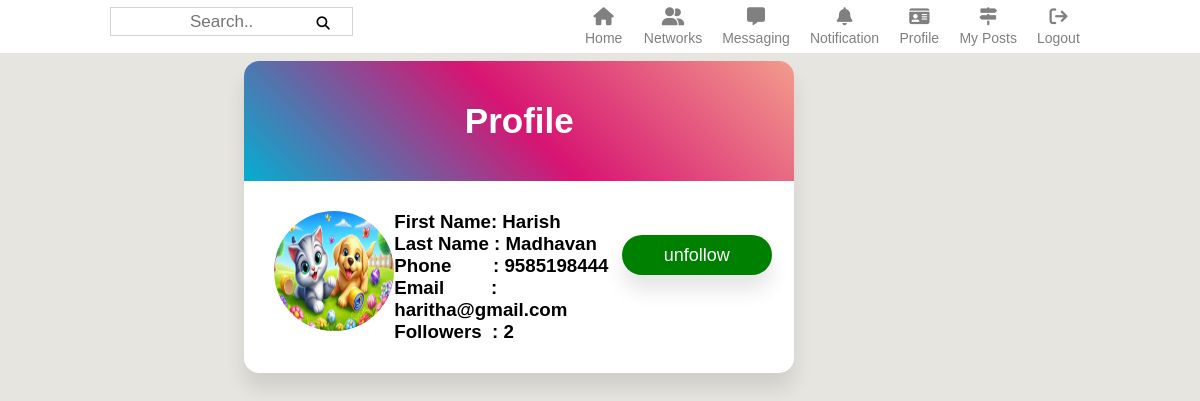
Page /profile?userid=haritha@gmail.com (signed in) on the committed database.
### tables this page shows
CREATE TABLE users(
        First_Name TEXT, 
        Last_Name TEXT,
        Phone_Number INTEGER ,
        Email TEXT PRIMARY KEY,
        Image TEXT,
        Password TEXT,
        User_Type TEXT);

### main.py (the view)
@app.route('/profile')
def profile():
    email = session['name']
    otherUser = False
    isFollowing = False
    if request.args.get('userid'):
        otherUserEmail = request.args.get('userid')
        if email != otherUserEmail:
            isFollowing = db.isFollowing(email,otherUserEmail)
            otherUser = True
            email = otherUserEmail
    img = db.get_user_img(email)
    details = db.get_user_details(email)
    followerCount = len(db.getMyFollowers(email))
    return render_template("index.html",name="profile",image = img,first = details[0],last = details[1],phone = details[2],email = details[3],followerCount = followerCount,otherUser = otherUser,isFollowing = isFollowing)

### database.py (called while the page is built)
  def get_user_details(self,email):
        c.execute(f"SELECT * FROM users WHERE Email = '{email}'")
        result = c.fetchone()
        return result

  def get_user_img(self,email):
    c.execute(f"SELECT Image FROM users WHERE Email = '{email}'")
    return c.fetchone()[0]

  def getMyFollowers(self,userId):
    c.execute(f"SELECT user from follow where following = ?",(userId,))
    restructureFollowers = []
    for i in c.fetchall():
        restructureFollowers.append(i[0])
    return restructureFollowers

  def isFollowing(self,userId,following):
    c.execute(f"SELECT * from follow where user = ? and following = ?",(userId,following))
    return c.fetchone()

### templates/index.html (shortened to what this page needs)
<!DOCTYPE html>
<html lang="en">
<head>
  <link rel="stylesheet" href="{{ url_for('static', filename='style.css') }}">
  <link rel="stylesheet" href="https://cdnjs.cloudflare.com/ajax/libs/font-awesome/5.15.4/css/all.min.css">
  <link rel="stylesheet" href="https://cdnjs.cloudflare.com/ajax/libs/font-awesome/6.1.1/css/all.min.css">
</head>
<body>
  <div class="header">
    <div class="search">
      <div class = "input-icons">
          <input class="input-field ord2" type="text" placeholder="Search.." name="search">
          <button  class = "ord1" onclick="alert('Button clicked!');"> <i class="fa fa-search icon"></i></button>
      </div>
    </div>
    <div class="search">
    <div>
      <a href="{{ url_for('index') }}" class="icon-button">
          <i class="fa-solid fa-house"></i>
          <h4>Home</h4>
      </a>
    </div>
    <div>
      <a href="{{ url_for('index') }}" class="icon-button">
        <i class="fa-solid fa-user-group"></i>
        <h4>Networks</h4>
      </a>
    </div>
    <div>
    <a href="{{ url_for('index') }}" class="icon-button">
      <i class="fa-solid fa-message"></i>
      <h4>Messaging</h4>
    </a>
    </div>
    <div>
      <a href="{{ url_for('index') }}" class="icon-button">
        <i class="fa-solid fa-bell"></i>
        <h4>Notification</h4>
      </a>
    </div>
     <div>
       <a href="/profile" class="icon-button">
         <i class="fa-solid fa-id-card"></i>
         <h4>Profile</h4>
       </a>
     </div>
       <div>
         <a href="/My_posts" class="icon-button">
         <i class="fa-solid fa-signs-post"></i>
          <h4>My Posts</h4>
         </a>
       </div>
      <div>
        <a href="/Logout" class="icon-button">
        <i class="fa-solid fa-arrow-right-from-bracket"></i>
        <h4>Logout</h4>
      </a>
      </div>
    </div>
  </div>
{% if name == "profile" %}
  <div class= "container">
    <div>
      <div class="wrapper">
        <div class="title">{% if not otherUser %}Your{% endif %} Profile</div>
        <form style="padding:30px 30px 30px 30px;">
          <div class="profile-container">
          <div>
          <img src = "{{image}}" alt = "image" width = "120" height = "120" style="border-radius: 100%;" ></div>
          <div>
          <h3>First Name: {{first}}</h3>
          <h3>Last Name : {{last}}</h3>
          <h3>Phone&nbsp;&nbsp;&nbsp;&nbsp;&nbsp;&nbsp;&nbsp;&nbsp;: {{phone}}</h3>
          <h3>Email&nbsp;&nbsp;&nbsp;&nbsp;&nbsp;&nbsp;&nbsp;&nbsp;&nbsp;: {{email}}</h3>
          <h3>Followers&nbsp;&nbsp;: {{followerCount}}</h3>
          </div>
            {% if not otherUser %}
            <div><button class="btn" type="button" onclick="openForm()" style="margin-top:16%;">Create Post</button></div>
            {% else %}
              {% if isFollowing %}
              <div><button userid = "{{email}}" class="btn" type="button" onclick="processFollowRequest(this,'unfollow')" style="margin-top:16%;">unfollow</button></div>
              {% else %}
                 <div><button userid = "{{email}}" class="btn" type="button" onclick="processFollowRequest(this,'follow')" style="margin-top:16%;">Follow</button></div>
              {% endif %}
            {% endif %}
          </div>
        </form>
      </div>
          <br>
    </div>
  </div>
  {% endif %}
</body>
</html>

### static/style.css (style rules this page uses)
* { margin: 0; padding: 0; box-sizing: border-box; font-family: 'Poppins', sans-serif; }
body { background:#e6e5e0; }
.header { display:flex; flex-direction:row; justify-content:space-around; background:white; }
.header .search { margin:7px; display:flex; flex-direction:row; }
i { margin-left: 10px; margin-right: 10px; }
a { text-decoration: none; margin-left: 10px; margin-right: 10px; }
.icon-button { display: flex; flex-direction: column; align-items: center; background: none; border: none; cursor: pointer; text-align: center; transition: color 0.3s; }
.icon-button i { font-size: 18px; color: grey; transition: color 0.3s; }
.icon-button h4 { margin-top: 5px; font-size: 14px; color: grey; transition: color 0.3s; font-weight: normal; }
input { height: 100%; width: 170%; outline: none; font-size: 17px; padding-right: 20px; border: 1px solid lightgrey; text-align: center; }
.input-icons { width: 100%; heigth:100%; display: flex; align-items: flex-start; flex-direction:row; position: relative; margin-bottom: 10px; }
.input-icons button { position: absolute; top: 0; right: 0; border: none; background-color: transparent; cursor: pointer; }
.icon { padding: 10px; min-width: 40px; }
.container { margin-top: 0.7%; margin-left:6%; display: flex; flex-direction:row; justify-content:space-evenly; }
.wrapper { width: 850px; border-radius: 15px 15px 15px 15px; background:white; box-shadow: 0px 15px 20px rgba(0,0,0,0.1); }
.wrapper .title, .wrapper1 .title { padding: 10px 10px 10px 10px; font-size: 35px; font-weight: 600; text-align: center; line-height: 100px; color: #fff; user-select: none; border-radius: 15px 15px 0 0; background: linear-gradient(45deg, #03AED2, #d71472,#f29c8c); }
.wrapper1 form, .wrapper form { padding: 10px 30px 10px 30px; color:black; }
.profile-container { display:flex; flex-direction:row; justify-content:space-evenly; }
.btn { display: inline-block; outline: 0; border: none; cursor: pointer; padding: 0 24px; border-radius: 50px; min-width: 150px; height: 40px; font-size: 18px; background-color: green; font-weight: 500px; color: white; margin-left:5%; box-shadow: 0px 15px 20px rgba(0,0,0,0.1); }
@media (max-width: 1200px) { .wrapper, .post { width: 90%; } }

### rows in the picture
users: Image (picture), First_Name "Harish", Last_Name "Madhavan", Phone_Number "9585198444", Email "haritha@gmail.com"

### other values in the picture
{{ followerCount }} "2"
